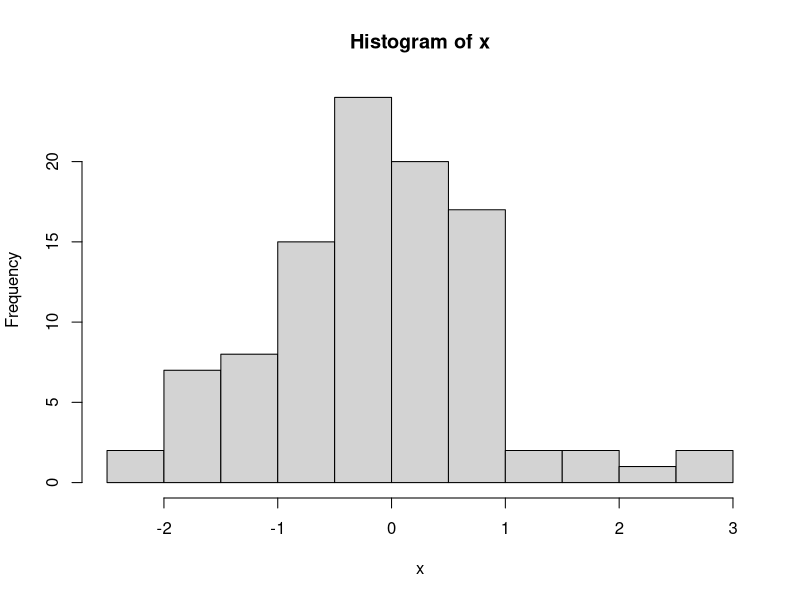

Recreate this plot in R.
## ---- chunk 1

# Creamos vectores con información
nombres <-  c ("Laura", "Rocio", "Violeta")
edad <- c(23, 35, 29)
altura <- c(1.65, 1.80, 1.70)
profesion <- c("Bióloga", "Informática", "Médica")

# Combinamos todo en un data frame
personas <- data.frame(
  NAME = nombres,
  AGE = edad,
  HEIGHT = altura,
  JOB = profesion)

personas

## ---- chunk 2
#| echo: false

x <- rnorm(100)
hist(x)
